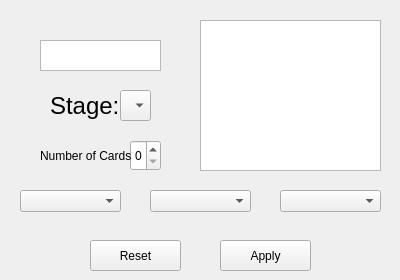
<?xml version="1.0" encoding="UTF-8"?>
<ui version="4.0">
 <class>PlayerInfoObject</class>
 <widget class="QWidget" name="PlayerInfoObject">
  <property name="geometry">
   <rect>
    <x>0</x>
    <y>0</y>
    <width>400</width>
    <height>280</height>
   </rect>
  </property>
  <property name="sizePolicy">
   <sizepolicy hsizetype="Minimum" vsizetype="Minimum">
    <horstretch>0</horstretch>
    <verstretch>0</verstretch>
   </sizepolicy>
  </property>
  <property name="minimumSize">
   <size>
    <width>400</width>
    <height>280</height>
   </size>
  </property>
  <property name="maximumSize">
   <size>
    <width>400</width>
    <height>280</height>
   </size>
  </property>
  <property name="windowTitle">
   <string>Form</string>
  </property>
  <widget class="QComboBox" name="cat1Box">
   <property name="geometry">
    <rect>
     <x>20</x>
     <y>190</y>
     <width>101</width>
     <height>22</height>
    </rect>
   </property>
  </widget>
  <widget class="QComboBox" name="cat2Box">
   <property name="geometry">
    <rect>
     <x>150</x>
     <y>190</y>
     <width>101</width>
     <height>22</height>
    </rect>
   </property>
  </widget>
  <widget class="QComboBox" name="cat3Box">
   <property name="geometry">
    <rect>
     <x>280</x>
     <y>190</y>
     <width>101</width>
     <height>22</height>
    </rect>
   </property>
  </widget>
  <widget class="QPushButton" name="resetButton">
   <property name="geometry">
    <rect>
     <x>90</x>
     <y>240</y>
     <width>91</width>
     <height>31</height>
    </rect>
   </property>
   <property name="text">
    <string>Reset</string>
   </property>
  </widget>
  <widget class="QPushButton" name="applyButton">
   <property name="geometry">
    <rect>
     <x>220</x>
     <y>240</y>
     <width>91</width>
     <height>31</height>
    </rect>
   </property>
   <property name="text">
    <string>Apply</string>
   </property>
  </widget>
  <widget class="QListWidget" name="cardsList">
   <property name="geometry">
    <rect>
     <x>200</x>
     <y>20</y>
     <width>181</width>
     <height>151</height>
    </rect>
   </property>
   <property name="sizePolicy">
    <sizepolicy hsizetype="Expanding" vsizetype="Expanding">
     <horstretch>0</horstretch>
     <verstretch>0</verstretch>
    </sizepolicy>
   </property>
   <property name="resizeMode">
    <enum>QListView::Adjust</enum>
   </property>
  </widget>
  <widget class="QTextEdit" name="renameText">
   <property name="geometry">
    <rect>
     <x>40</x>
     <y>40</y>
     <width>121</width>
     <height>31</height>
    </rect>
   </property>
  </widget>
  <widget class="QSpinBox" name="numCardsBox">
   <property name="geometry">
    <rect>
     <x>130</x>
     <y>140</y>
     <width>31</width>
     <height>31</height>
    </rect>
   </property>
  </widget>
  <widget class="QLabel" name="numCardsLabel">
   <property name="geometry">
    <rect>
     <x>40</x>
     <y>140</y>
     <width>91</width>
     <height>31</height>
    </rect>
   </property>
   <property name="text">
    <string>Number of Cards:</string>
   </property>
  </widget>
  <widget class="QLabel" name="stageLabel">
   <property name="geometry">
    <rect>
     <x>50</x>
     <y>90</y>
     <width>71</width>
     <height>31</height>
    </rect>
   </property>
   <property name="font">
    <font>
     <pointsize>18</pointsize>
    </font>
   </property>
   <property name="text">
    <string>Stage:</string>
   </property>
  </widget>
  <widget class="QComboBox" name="stageBox">
   <property name="geometry">
    <rect>
     <x>120</x>
     <y>90</y>
     <width>31</width>
     <height>31</height>
    </rect>
   </property>
  </widget>
 </widget>
 <resources/>
 <connections/>
</ui>
